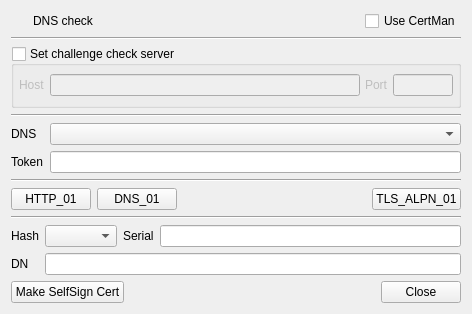
<?xml version="1.0" encoding="UTF-8"?>
<ui version="4.0">
 <class>DNSCheckDlg</class>
 <widget class="QDialog" name="DNSCheckDlg">
  <property name="geometry">
   <rect>
    <x>0</x>
    <y>0</y>
    <width>472</width>
    <height>314</height>
   </rect>
  </property>
  <property name="windowTitle">
   <string>DNS check window</string>
  </property>
  <layout class="QVBoxLayout" name="verticalLayout">
   <item>
    <layout class="QGridLayout" name="gridLayout_4">
     <item row="0" column="1">
      <widget class="QLabel" name="label">
       <property name="text">
        <string>DNS check</string>
       </property>
      </widget>
     </item>
     <item row="0" column="3">
      <widget class="QCheckBox" name="mUseCertManCheck">
       <property name="text">
        <string>Use CertMan</string>
       </property>
      </widget>
     </item>
     <item row="0" column="0">
      <widget class="QPushButton" name="pushButton_5">
       <property name="maximumSize">
        <size>
         <width>16</width>
         <height>16</height>
        </size>
       </property>
       <property name="text">
        <string/>
       </property>
       <property name="icon">
        <iconset resource="bereditor.qrc">
         <normaloff>:/images/info.png</normaloff>:/images/info.png</iconset>
       </property>
       <property name="flat">
        <bool>true</bool>
       </property>
      </widget>
     </item>
     <item row="0" column="2">
      <spacer name="horizontalSpacer">
       <property name="orientation">
        <enum>Qt::Horizontal</enum>
       </property>
       <property name="sizeHint" stdset="0">
        <size>
         <width>40</width>
         <height>20</height>
        </size>
       </property>
      </spacer>
     </item>
    </layout>
   </item>
   <item>
    <widget class="Line" name="line">
     <property name="orientation">
      <enum>Qt::Horizontal</enum>
     </property>
    </widget>
   </item>
   <item>
    <widget class="QGroupBox" name="mServerGroup">
     <property name="title">
      <string>Set challenge check server</string>
     </property>
     <property name="checkable">
      <bool>true</bool>
     </property>
     <property name="checked">
      <bool>false</bool>
     </property>
     <layout class="QVBoxLayout" name="verticalLayout_2">
      <property name="spacing">
       <number>5</number>
      </property>
      <property name="leftMargin">
       <number>5</number>
      </property>
      <property name="topMargin">
       <number>5</number>
      </property>
      <property name="rightMargin">
       <number>5</number>
      </property>
      <property name="bottomMargin">
       <number>5</number>
      </property>
      <item>
       <layout class="QGridLayout" name="gridLayout_5">
        <item row="0" column="1">
         <widget class="QLineEdit" name="mHostText"/>
        </item>
        <item row="0" column="0">
         <widget class="QLabel" name="label_7">
          <property name="text">
           <string>Host</string>
          </property>
         </widget>
        </item>
        <item row="0" column="2">
         <widget class="QLabel" name="label_8">
          <property name="text">
           <string>Port</string>
          </property>
         </widget>
        </item>
        <item row="0" column="3">
         <widget class="QLineEdit" name="mPortText">
          <property name="maximumSize">
           <size>
            <width>60</width>
            <height>16777215</height>
           </size>
          </property>
         </widget>
        </item>
       </layout>
      </item>
     </layout>
    </widget>
   </item>
   <item>
    <widget class="Line" name="line_4">
     <property name="orientation">
      <enum>Qt::Horizontal</enum>
     </property>
    </widget>
   </item>
   <item>
    <layout class="QGridLayout" name="gridLayout_2">
     <item row="0" column="1">
      <widget class="QComboBox" name="mDNSCombo">
       <property name="sizePolicy">
        <sizepolicy hsizetype="Expanding" vsizetype="Fixed">
         <horstretch>0</horstretch>
         <verstretch>0</verstretch>
        </sizepolicy>
       </property>
       <property name="minimumSize">
        <size>
         <width>0</width>
         <height>0</height>
        </size>
       </property>
      </widget>
     </item>
     <item row="0" column="0">
      <widget class="QLabel" name="label_2">
       <property name="text">
        <string>DNS</string>
       </property>
      </widget>
     </item>
     <item row="1" column="0">
      <widget class="QLabel" name="label_3">
       <property name="text">
        <string>Token</string>
       </property>
      </widget>
     </item>
     <item row="1" column="1">
      <widget class="QLineEdit" name="mTokenText">
       <property name="minimumSize">
        <size>
         <width>400</width>
         <height>0</height>
        </size>
       </property>
      </widget>
     </item>
    </layout>
   </item>
   <item>
    <widget class="Line" name="line_2">
     <property name="orientation">
      <enum>Qt::Horizontal</enum>
     </property>
    </widget>
   </item>
   <item>
    <layout class="QGridLayout" name="gridLayout_3">
     <item row="0" column="0">
      <widget class="QPushButton" name="mHTTP01Btn">
       <property name="text">
        <string>HTTP_01</string>
       </property>
      </widget>
     </item>
     <item row="0" column="3">
      <widget class="QPushButton" name="mTLS_ALPN01Btn">
       <property name="text">
        <string>TLS_ALPN_01</string>
       </property>
      </widget>
     </item>
     <item row="0" column="1">
      <widget class="QPushButton" name="mDNS01Btn">
       <property name="text">
        <string>DNS_01</string>
       </property>
      </widget>
     </item>
     <item row="0" column="2">
      <spacer name="horizontalSpacer_2">
       <property name="orientation">
        <enum>Qt::Horizontal</enum>
       </property>
       <property name="sizeHint" stdset="0">
        <size>
         <width>40</width>
         <height>20</height>
        </size>
       </property>
      </spacer>
     </item>
    </layout>
   </item>
   <item>
    <widget class="Line" name="line_3">
     <property name="orientation">
      <enum>Qt::Horizontal</enum>
     </property>
    </widget>
   </item>
   <item>
    <layout class="QGridLayout" name="gridLayout_6">
     <item row="0" column="3">
      <widget class="QLineEdit" name="mSerialText"/>
     </item>
     <item row="0" column="2">
      <widget class="QLabel" name="label_5">
       <property name="text">
        <string>Serial</string>
       </property>
      </widget>
     </item>
     <item row="0" column="0">
      <widget class="QLabel" name="label_4">
       <property name="text">
        <string>Hash</string>
       </property>
      </widget>
     </item>
     <item row="1" column="0">
      <widget class="QLabel" name="label_6">
       <property name="text">
        <string>DN</string>
       </property>
      </widget>
     </item>
     <item row="1" column="1" colspan="3">
      <widget class="QLineEdit" name="mDNText"/>
     </item>
     <item row="0" column="1">
      <widget class="QComboBox" name="mHashCombo"/>
     </item>
    </layout>
   </item>
   <item>
    <layout class="QGridLayout" name="gridLayout">
     <item row="0" column="0">
      <widget class="QPushButton" name="mMakeSelfCertBtn">
       <property name="text">
        <string>Make SelfSign Cert</string>
       </property>
      </widget>
     </item>
     <item row="0" column="1">
      <spacer name="horizontalSpacer_3">
       <property name="orientation">
        <enum>Qt::Horizontal</enum>
       </property>
       <property name="sizeHint" stdset="0">
        <size>
         <width>40</width>
         <height>20</height>
        </size>
       </property>
      </spacer>
     </item>
     <item row="0" column="2">
      <widget class="QPushButton" name="mCloseBtn">
       <property name="text">
        <string>Close</string>
       </property>
      </widget>
     </item>
    </layout>
   </item>
  </layout>
 </widget>
 <resources>
  <include location="bereditor.qrc"/>
 </resources>
 <connections/>
</ui>
